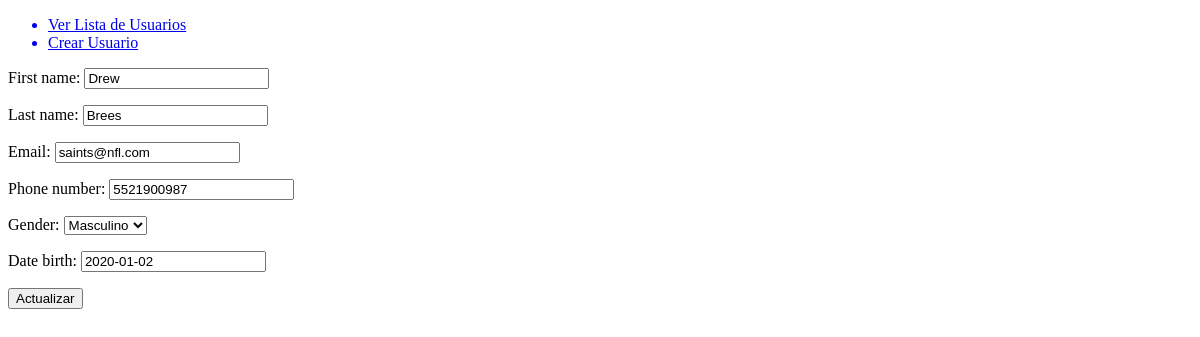
Before: /main/update/2/ with the older database file.
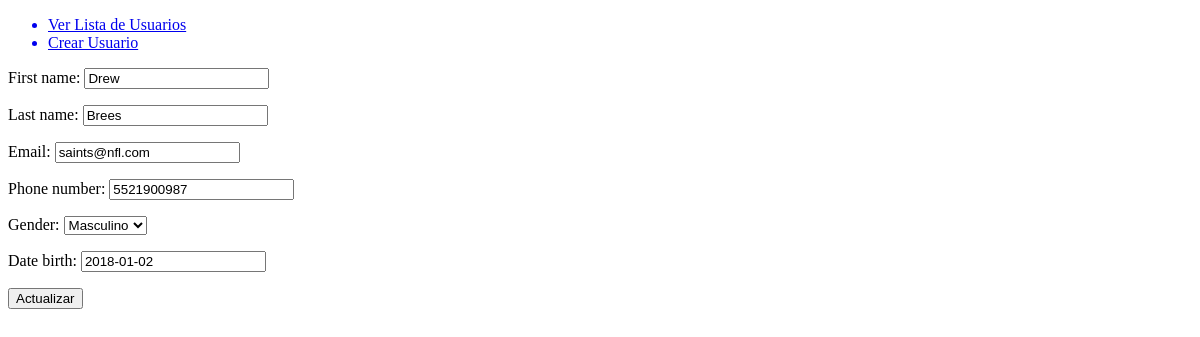
After: the same page with the newer database file.
### main/models.py (models this page shows, shortened)
class UserModel (models.Model):
    first_name = models.CharField(max_length=100)
    last_name = models.CharField(max_length=100)
    email = models.EmailField()
    phone_number = models.CharField(max_length=15)
    gender = models.CharField(choices=GENDER_OPTS, max_length=20)
    date_birth = models.DateField(blank=True, null=True)
    created = models.DateTimeField(auto_now_add=True)
    updated = models.DateTimeField(auto_now=True)

### main/views.py (the view, shortened to what this page needs)
# urls.py: path('update/<int:id>/', UpdateUserView.as_view(), name='update'),
class UpdateUserView(views.View):
    template_name = 'main/form.html'
    action = 'update'
    def get(self, request, id):
        user = UserModel.objects.get(id=id)
        form = UserForm(instance=user)
        context = {
            'user': user,
            'action': self.action,
            'form': form
        }
        return render(request, self.template_name, context)

### main/forms.py
class UserForm (forms.ModelForm):
    class Meta:
        model = UserModel
        fields = '__all__'

### main/templates/main/form.html (shortened to what this page needs)
{% extends 'base.html' %}
{% block content %}
    <form action="
        {% if action == 'update' %}
            {% url 'user:update' user.id %}
        {% else %}
            {% url 'user:create' %}
        {% endif %}"
    method="POST">
        {{form.as_p}}
        <input type="submit" value="{% if action == 'create' %}Guardar{% else %}Actualizar{% endif %}">
    </form>
{% endblock content %}

Changed rows visible on the page:
changed UserModel "Drew": date_birth "2020-01-02" → "2018-01-02"
